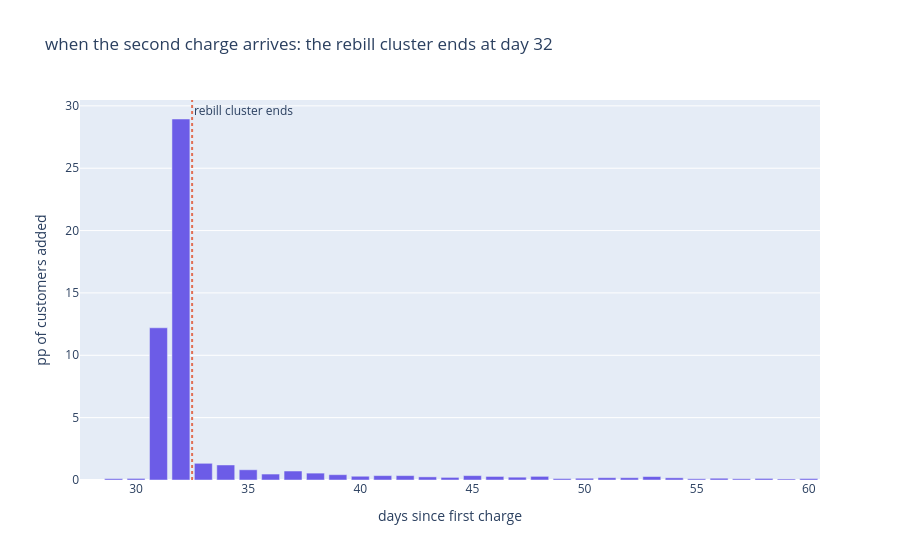

The code cell stored with this chart in its notebook:
### Markdown cell above
### 0.2 Three facts in the billing data that set the rules

Fixing these first, because each one decides a definition later: **when a renewal is late enough to be churn**, **whether the last month is usable**, and **whether annual accounts can be measured at all**.

### Code cell
sub_all = charges_df[~charges_df['is_credits']].copy()
firsts = sub_all.groupby('customer').agg(first_pay=('revenue_time', 'min'),
                                         first_period=('subscription_period', 'first'))
sub_all = sub_all.join(firsts, on='customer')
sub_all['days'] = (sub_all['revenue_time'] - sub_all['first_pay']).dt.total_seconds() / 86400
firsts['tenure_days'] = (DATA_END - firsts['first_pay']).dt.total_seconds() / 86400

# ---- FACT 1: when does the rebill actually land?
den = firsts[firsts['first_period'].eq('month') & (firsts['tenure_days'] >= 2 * PERIOD)]
nxt = sub_all[sub_all['days'] > 1].groupby('customer')['days'].min().reindex(den.index)
cum = pd.DataFrame({'by_day': range(28, 61)})
cum['renewed'] = [float((nxt <= d).mean()) for d in cum['by_day']]
cum['added_pp'] = cum['renewed'].diff() * 100
print(f'first renewal by day X, monthly customers with >= 60d tenure (n={len(den):,}):')
print(cum[cum['by_day'].isin([28, 29, 30, 31, 32, 33, 35, 37, 40, 45, 60])].round(4).to_string(index=False))

fig = go.Figure()
fig.add_bar(x=cum['by_day'], y=cum['added_pp'], marker_color='#6C5CE7', name='renewals added that day')
fig.add_vline(x=32.5, line_dash='dot', line_color='#E17055',
              annotation_text='rebill cluster ends', annotation_position='top right')
fig.update_layout(title='when the second charge arrives: the rebill cluster ends at day 32',
                  xaxis_title='days since first charge', yaxis_title='pp of customers added')
fig.show()

TOL = 2  # days of grid tolerance, set by the cluster above
print(f'\n-> TOL = {TOL} days. Days 30-32 add {cum.loc[cum["by_day"].between(30, 32), "added_pp"].sum():.1f}pp, '
      f'days 33-37 only {cum.loc[cum["by_day"].between(33, 37), "added_pp"].sum():.1f}pp and days 38-60 a further '
      f'{cum.loc[cum["by_day"].between(38, 60), "added_pp"].sum():.1f}pp, arriving at a flat trickle with no second '
      'cluster. So there is no gap in the distribution for a grace period to sit in: a 30-day cycle window with '
      f'{TOL} days of grid tolerance already contains every scheduled rebill, including the 28-29 day ones that '
      'calendar-month billing produces in short months.')

# the late trickle is labelled in the data, so it does not need a grace window - it needs excluding
react = sub_all[sub_all['payment_type'].eq('Reactivation')]
print(f'\nthe late trickle is win-back, and the data says so: {len(react):,} Reactivation charges across '
      f'{react["customer"].nunique():,} customers, landing at a median of {react["days"].median():.0f} days '
      f'(p25 {react["days"].quantile(.25):.0f}) and worth {react["sales_amount"].sum() / sub_all["sales_amount"].sum():.1%} '
      'of subscription revenue.')
print('-> Reactivations are recovered revenue, not retained revenue: they are excluded from renewal and '
      'reported separately. That is worth 3.3pp on the first-renewal rate (53.9% -> 50.6%).')

### Figure 1 — Plotly figure (JSON) as saved in the notebook; plotly's stock layout.template omitted (floating-point values rounded to 4 significant figures)
{"data": [{"marker": {"color": "#6C5CE7"}, "name": "renewals added that day", "type": "bar", "x": [28, 29, 30, 31, 32, 33, 34, 35, 36, 37, 38, 39, 40, 41, 42, 43, 44, 45, 46, 47, 48, 49, 50, 51, 52, 53, 54, 55, 56, 57, 58, 59, 60], "y": [NaN, 0.1088, 0.1256, 12.2, 28.95, 1.339, 1.205, 0.8204, 0.4771, 0.7199, 0.5525, 0.4269, 0.3014, 0.3516, 0.3516, 0.2511, 0.2093, 0.3516, 0.2846, 0.226, 0.293, 0.1172, 0.1423, 0.1842, 0.1842, 0.2762, 0.1758, 0.1005, 0.1423, 0.1005, 0.1256, 0.08371, 0.1172]}], "layout": {"annotations": [{"showarrow": false, "text": "rebill cluster ends", "x": 32.5, "xanchor": "left", "xref": "x", "y": 1, "yanchor": "top", "yref": "y domain"}], "shapes": [{"line": {"color": "#E17055", "dash": "dot"}, "type": "line", "x0": 32.5, "x1": 32.5, "xref": "x", "y0": 0, "y1": 1, "yref": "y domain"}], "title": {"text": "when the second charge arrives: the rebill cluster ends at day 32"}, "xaxis": {"title": {"text": "days since first charge"}}, "yaxis": {"title": {"text": "pp of customers added"}}}}
